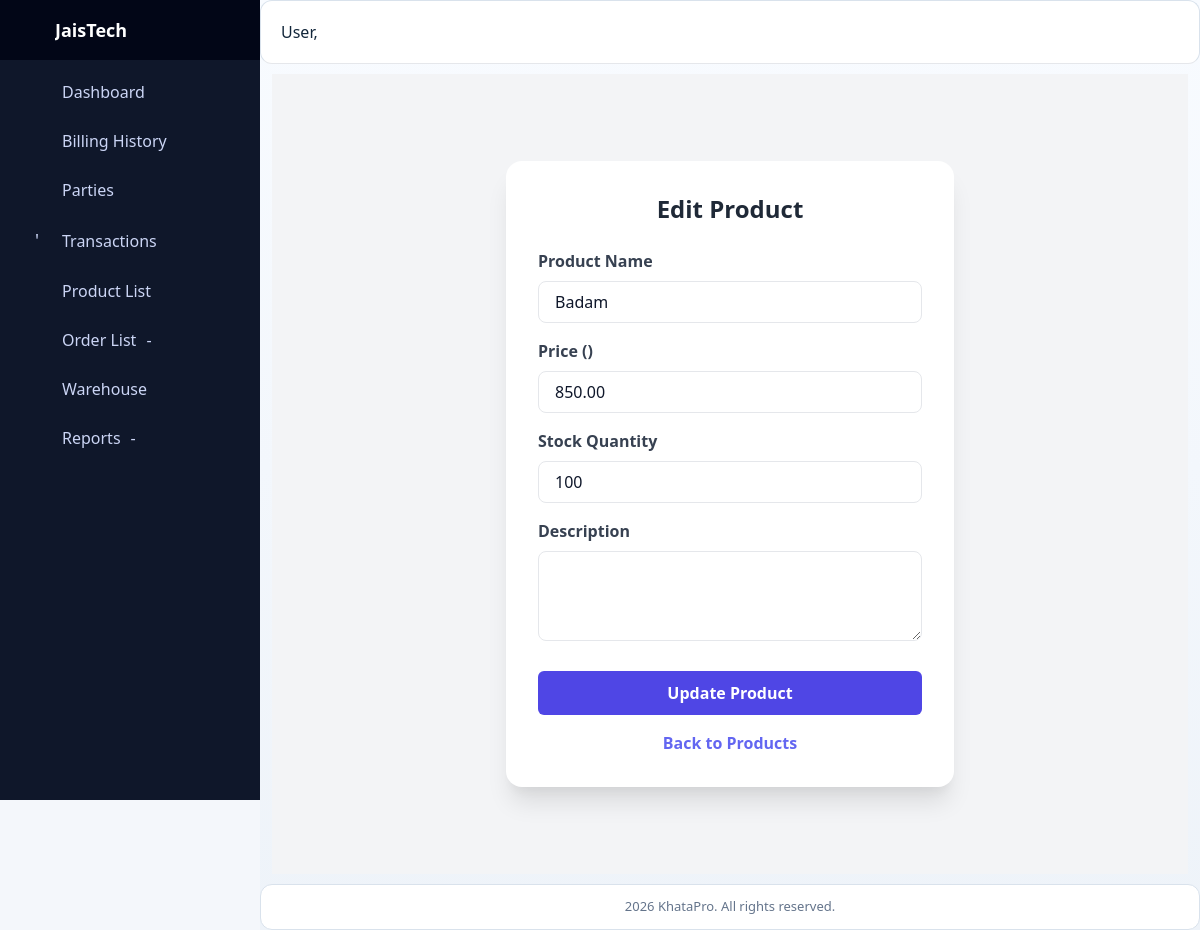
Page /commerce/products/1/edit/ on the committed database.
### commerce/models.py (models this page shows, shortened)
class Product(models.Model):
    name = models.CharField(max_length=100)
    category = models.ForeignKey(
        Category, on_delete=models.SET_NULL, related_name="products", null=True, blank=True
    )
    price = models.DecimalField(max_digits=10, decimal_places=2)
    stock = models.PositiveIntegerField(default=0)
    sku = models.CharField(max_length=50, unique=True)
    description = models.TextField(blank=True, null=True)
    unit = models.CharField(max_length=50, default="pcs")
    hsn_code = models.CharField(max_length=20, blank=True, null=True)
    gst_rate = models.DecimalField(max_digits=5, decimal_places=2, default=0.0)
    owner = models.ForeignKey(
        settings.AUTH_USER_MODEL,
        on_delete=models.CASCADE,
        related_name="user_products",
        null=True,
        blank=True,
    )

### commerce/views.py (the view, shortened to what this page needs)
# urls.py: path("products/<int:pk>/edit/", views.product_edit, name="product_edit"),
def product_edit(request, pk):
    product = get_object_or_404(Product, pk=pk)
    return render(request, "commerce/edit_product.html", {"product": product})

### billing/templatetags/feature_tags.py (called while the page is built)
@register.simple_tag(takes_context=True)
def feature_allowed(context, feature_key):
    user = context.get("request").user
    if not user or not user.is_authenticated:
        return False
    return user_has_feature(user, feature_key)

### system_mode/context_processors.py (called while the page is built)
def system_mode_context(request):
    context = getattr(request, "system_mode_context", None)
    if context is None:
        context = build_request_mode_context(request)
    return {
        "system_mode": context,
        "system_mode_name": context.get("current_mode", "DESKTOP"),
        "system_mode_locked": bool(context.get("is_locked", False)),
        "resolved_system_mode": context.get("resolved_mode", "DESKTOP"),
        "resolved_system_mode_css": context.get("resolved_mode_css", "desktop"),
        "system_route_profile": context.get("route_profile", {}),
    }

### system_mode/models.py (called while the page is built)
    @classmethod
    def get_solo(cls, for_update=False):
        qs = cls.objects
        if for_update:
            qs = qs.select_for_update()
        instance = qs.filter(pk=1).first()
        if instance:
            return instance
        with transaction.atomic():
            locked = cls.objects.select_for_update().filter(pk=1).first()
            if locked:
                return locked
            return cls.objects.create(pk=1, current_mode=cls.Mode.DESKTOP)

### system_mode/services.py (called while the page is built)
def serialize_system_mode(mode_obj: SystemMode) -> dict[str, Any]:
    return {
        "current_mode": mode_obj.current_mode,
        "is_locked": bool(mode_obj.is_locked),
        "updated_by_id": mode_obj.updated_by_id,
        "updated_at": mode_obj.updated_at.isoformat() if mode_obj.updated_at else None,
    }

def get_system_mode_state(force_refresh: bool = False) -> dict[str, Any]:
    if not force_refresh:
        cached = cache.get(CACHE_KEY)
        if cached:
            return cached
    try:
        mode_obj = SystemMode.get_solo()
        payload = serialize_system_mode(mode_obj)
    except OperationalError:
        payload = {
            "current_mode": SystemMode.Mode.DESKTOP,
            "is_locked": False,
            "updated_by_id": None,
            "updated_at": None,
        }
    cache.set(CACHE_KEY, payload, CACHE_TTL_SECONDS)
    return payload

### commerce/templates/commerce/edit_product.html (shortened to what this page needs)
{% extends "base.html" %}
{% block content %}
<div class="min-h-screen bg-gray-100 flex items-center justify-center p-6">
  <div class="bg-white shadow-xl rounded-2xl w-full max-w-md p-8">
    <h2 class="text-2xl font-bold text-gray-800 mb-6 text-center">
       Edit Product
    </h2>
    <form method="POST">
      <div class="mb-4">
        <label class="block text-gray-700 font-semibold mb-2">Product Name</label>
        <input
          type="text"
          name="name"
          value="{{ product.name }}"
          required
          class="w-full border rounded-lg px-4 py-2 focus:ring focus:ring-indigo-300"
        />
      </div>
      <div class="mb-4">
        <label class="block text-gray-700 font-semibold mb-2">Price ()</label>
        <input
          type="number"
          name="price"
          value="{{ product.price }}"
          step="0.01"
          required
          class="w-full border rounded-lg px-4 py-2 focus:ring focus:ring-indigo-300"
        />
      </div>
      <div class="mb-4">
        <label class="block text-gray-700 font-semibold mb-2">Stock Quantity</label>
        <input
          type="number"
          name="stock"
          value="{{ product.stock }}"
          min="0"
          class="w-full border rounded-lg px-4 py-2 focus:ring focus:ring-indigo-300"
        />
      </div>
      <div class="mb-6">
        <label class="block text-gray-700 font-semibold mb-2">Description</label>
        <textarea
          name="description"
          rows="3"
          class="w-full border rounded-lg px-4 py-2 focus:ring focus:ring-indigo-300"
        >{{ product.description }}</textarea>
      </div>
      <button
        type="submit"
        class="w-full bg-indigo-600 hover:bg-indigo-700 text-white font-bold py-2.5 rounded-lg transition"
      >
         Update Product
      </button>
      <a
        href="{% url 'commerce:product_list' %}"
        class="block text-center mt-4 text-indigo-500 hover:text-indigo-700 font-semibold"
      >
         Back to Products
      </a>
    </form>
  </div>
</div>
{% endblock %}

### static/css/dashboard.css (style rules this page uses)
* { box-sizing: border-box; }
html, body { margin: 0; padding: 0; height: 100%; font-family: system-ui, -apple-system, Segoe UI, Roboto, Arial, sans-serif; background: #f4f6fb; overflow-x: hidden; }

### static/css/unified-theme.css (style rules this page uses)
:root { --uc-bg: #f4f7fb; --uc-surface: #ffffff; --uc-border: #d9e2ec; --uc-text: #12263a; --uc-muted: #5f6c7b; --uc-brand: #0b6bcb; --uc-brand-2: #0f9d7a; --uc-danger: #c03b3b; --uc-warning: #b7791f; }
body { background: var(--uc-bg); color: var(--uc-text); }

### static/css/master_ui_system.css (style rules this page uses)
:root { --ui-primary: #123a8f; --ui-primary-dark: #0f2f73; --ui-secondary: #f58b1f; --ui-secondary-dark: #d97108; --ui-danger: #c03b3b; --ui-outline: #64748b; --ui-surface: #ffffff; --ui-surface-soft: #f4f7fc; --ui-border: #d8e0ee; --ui-text: #0f172a; --ui-muted: #475569; --ui-radius: 6px; --ui-shadow: 0 10px 26px rgba(15, 23, 42, 0.08); }
.page-content .btn, .page-content button, .page-content input[type="submit"], .page-content input[type="button"] { border-radius: var(--ui-radius) !important; }

### rows in the picture
Product: name "Badam", price "850.00", stock "100"

### other values in the picture
{{ company.company_name|default:"JaisTech" }} "JaisTech"
